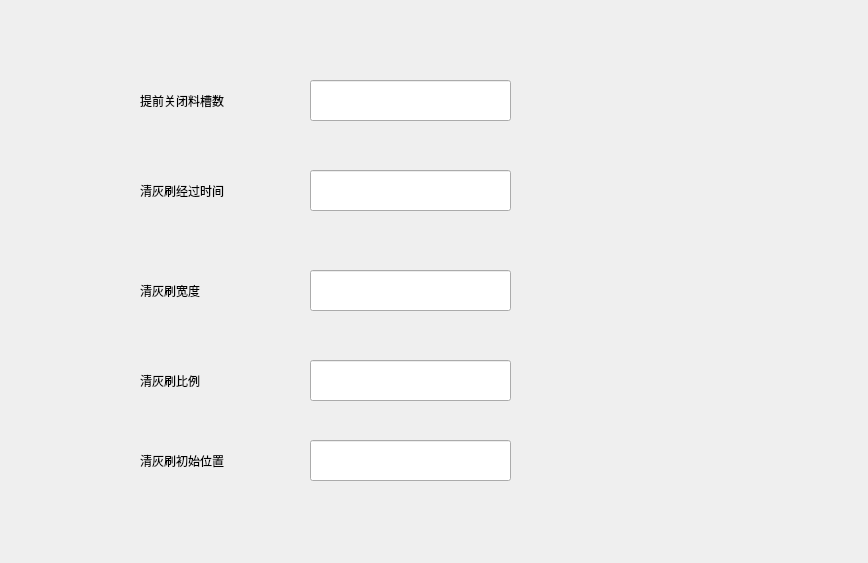
<?xml version="1.0" encoding="UTF-8"?>
<ui version="4.0">
 <class>AiWipeSetWidget</class>
 <widget class="QWidget" name="AiWipeSetWidget">
  <property name="geometry">
   <rect>
    <x>0</x>
    <y>0</y>
    <width>868</width>
    <height>563</height>
   </rect>
  </property>
  <property name="windowTitle">
   <string notr="true">Form</string>
  </property>
  <widget class="QLabel" name="offChutelabel">
   <property name="geometry">
    <rect>
     <x>140</x>
     <y>80</y>
     <width>151</width>
     <height>41</height>
    </rect>
   </property>
   <property name="text">
    <string notr="true">提前关闭料槽数</string>
   </property>
  </widget>
  <widget class="myLineEdit" name="lineEdit_closechuteNum">
   <property name="geometry">
    <rect>
     <x>310</x>
     <y>80</y>
     <width>201</width>
     <height>41</height>
    </rect>
   </property>
   <property name="text">
    <string notr="true"/>
   </property>
  </widget>
  <widget class="myLineEdit" name="lineEdit_durationtime">
   <property name="geometry">
    <rect>
     <x>310</x>
     <y>170</y>
     <width>201</width>
     <height>41</height>
    </rect>
   </property>
   <property name="text">
    <string notr="true"/>
   </property>
  </widget>
  <widget class="QLabel" name="speedlabel">
   <property name="geometry">
    <rect>
     <x>140</x>
     <y>170</y>
     <width>151</width>
     <height>41</height>
    </rect>
   </property>
   <property name="text">
    <string notr="true">清灰刷经过时间</string>
   </property>
  </widget>
  <widget class="myLineEdit" name="lineEdit_wipeBrushWidth">
   <property name="geometry">
    <rect>
     <x>310</x>
     <y>270</y>
     <width>201</width>
     <height>41</height>
    </rect>
   </property>
   <property name="text">
    <string notr="true"/>
   </property>
  </widget>
  <widget class="QLabel" name="widthlabel">
   <property name="geometry">
    <rect>
     <x>140</x>
     <y>270</y>
     <width>151</width>
     <height>41</height>
    </rect>
   </property>
   <property name="text">
    <string notr="true">清灰刷宽度</string>
   </property>
  </widget>
  <widget class="myLineEdit" name="lineEdit_wipeBrushPercent">
   <property name="geometry">
    <rect>
     <x>310</x>
     <y>360</y>
     <width>201</width>
     <height>41</height>
    </rect>
   </property>
   <property name="text">
    <string notr="true"/>
   </property>
  </widget>
  <widget class="QLabel" name="propotionlabel">
   <property name="geometry">
    <rect>
     <x>140</x>
     <y>360</y>
     <width>151</width>
     <height>41</height>
    </rect>
   </property>
   <property name="text">
    <string notr="true">清灰刷比例</string>
   </property>
  </widget>
  <widget class="myLineEdit" name="lineEdit_wipeBrush_position">
   <property name="geometry">
    <rect>
     <x>310</x>
     <y>440</y>
     <width>201</width>
     <height>41</height>
    </rect>
   </property>
   <property name="text">
    <string notr="true"/>
   </property>
  </widget>
  <widget class="QLabel" name="positionlabel">
   <property name="geometry">
    <rect>
     <x>140</x>
     <y>440</y>
     <width>151</width>
     <height>41</height>
    </rect>
   </property>
   <property name="text">
    <string notr="true">清灰刷初始位置</string>
   </property>
  </widget>
 </widget>
 <customwidgets>
  <customwidget>
   <class>myLineEdit</class>
   <extends>QLineEdit</extends>
   <header location="global">mysortwidget/mylineedit.h</header>
  </customwidget>
 </customwidgets>
 <resources/>
 <connections/>
</ui>
